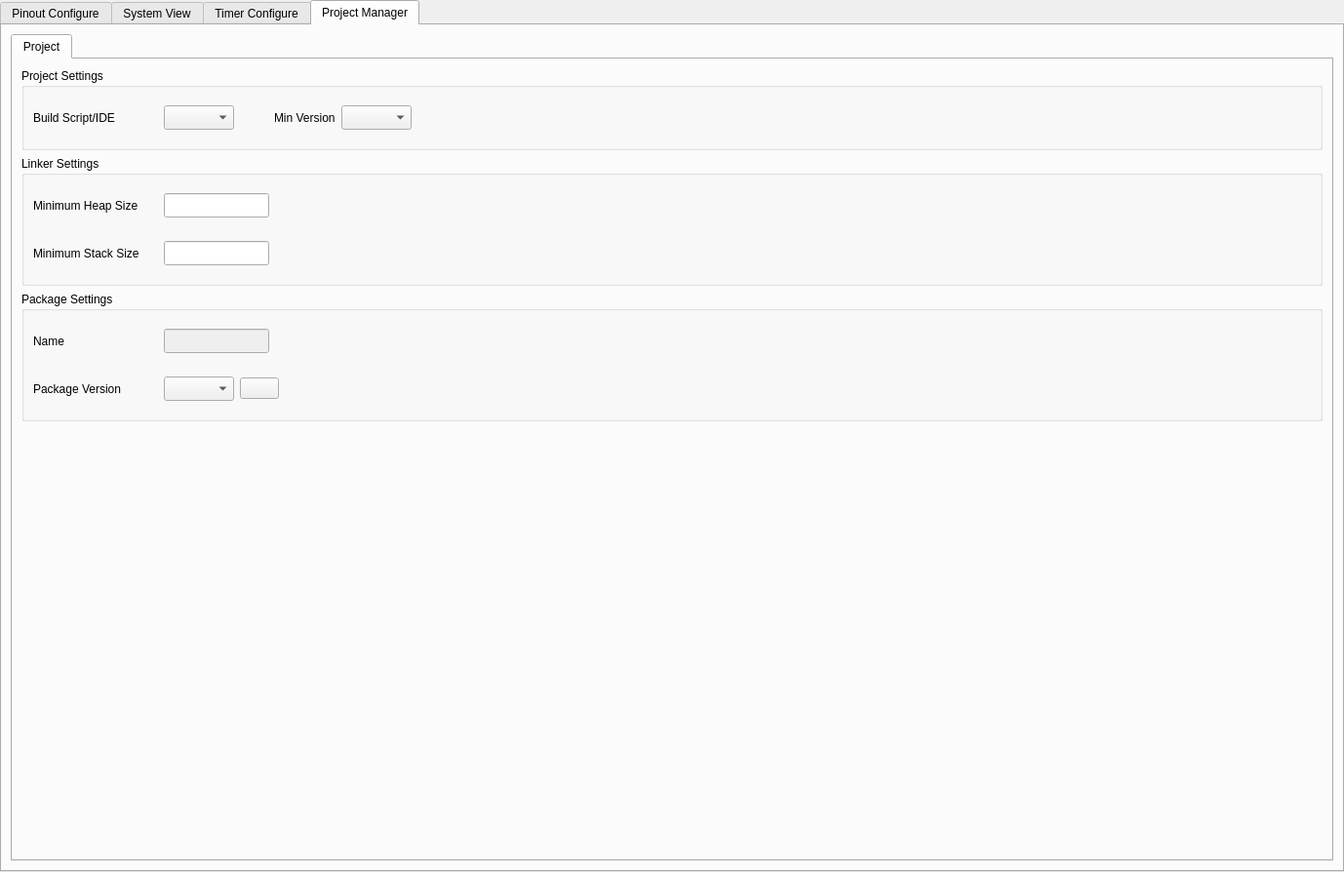
<?xml version="1.0" encoding="UTF-8"?>
<ui version="4.0">
 <class>viewConfigure</class>
 <widget class="QWidget" name="viewConfigure">
  <property name="geometry">
   <rect>
    <x>0</x>
    <y>0</y>
    <width>1378</width>
    <height>894</height>
   </rect>
  </property>
  <property name="windowTitle">
   <string notr="true">Form</string>
  </property>
  <layout class="QGridLayout" name="gridLayout">
   <property name="leftMargin">
    <number>0</number>
   </property>
   <property name="topMargin">
    <number>0</number>
   </property>
   <property name="rightMargin">
    <number>0</number>
   </property>
   <property name="bottomMargin">
    <number>0</number>
   </property>
   <property name="spacing">
    <number>0</number>
   </property>
   <item row="0" column="0">
    <widget class="QTabWidget" name="tabWidgetMain">
     <property name="sizePolicy">
      <sizepolicy hsizetype="Expanding" vsizetype="Minimum">
       <horstretch>0</horstretch>
       <verstretch>4</verstretch>
      </sizepolicy>
     </property>
     <property name="currentIndex">
      <number>3</number>
     </property>
     <widget class="QWidget" name="tabPinoutConfigure">
      <attribute name="title">
       <string>Pinout Configure</string>
      </attribute>
      <layout class="QGridLayout" name="gridLayout_8">
       <property name="leftMargin">
        <number>0</number>
       </property>
       <property name="topMargin">
        <number>0</number>
       </property>
       <property name="rightMargin">
        <number>0</number>
       </property>
       <property name="bottomMargin">
        <number>0</number>
       </property>
       <property name="spacing">
        <number>0</number>
       </property>
       <item row="0" column="0">
        <widget class="GraphicsViewPanZoom" name="graphicsView">
         <property name="sizePolicy">
          <sizepolicy hsizetype="Expanding" vsizetype="Expanding">
           <horstretch>2</horstretch>
           <verstretch>0</verstretch>
          </sizepolicy>
         </property>
         <property name="frameShape">
          <enum>QFrame::NoFrame</enum>
         </property>
        </widget>
       </item>
       <item row="1" column="0">
        <widget class="QWidget" name="widget" native="true">
         <layout class="QHBoxLayout" name="horizontalLayout">
          <property name="spacing">
           <number>20</number>
          </property>
          <item>
           <spacer name="horizontalSpacer_6">
            <property name="orientation">
             <enum>Qt::Horizontal</enum>
            </property>
            <property name="sizeHint" stdset="0">
             <size>
              <width>581</width>
              <height>20</height>
             </size>
            </property>
           </spacer>
          </item>
          <item>
           <widget class="QPushButton" name="pushButtonZoomIn">
            <property name="toolTip">
             <string>Zoom in</string>
            </property>
            <property name="text">
             <string/>
            </property>
            <property name="icon">
             <iconset resource="../resources/resources.qrc">
              <normaloff>:/icon/zoom-in-line.svg</normaloff>:/icon/zoom-in-line.svg</iconset>
            </property>
            <property name="iconSize">
             <size>
              <width>24</width>
              <height>24</height>
             </size>
            </property>
           </widget>
          </item>
          <item>
           <widget class="QPushButton" name="pushButtonZoomReset">
            <property name="toolTip">
             <string>Zoom reset</string>
            </property>
            <property name="text">
             <string/>
            </property>
            <property name="icon">
             <iconset resource="../resources/resources.qrc">
              <normaloff>:/icon/refresh-line.svg</normaloff>:/icon/refresh-line.svg</iconset>
            </property>
            <property name="iconSize">
             <size>
              <width>24</width>
              <height>24</height>
             </size>
            </property>
           </widget>
          </item>
          <item>
           <widget class="QPushButton" name="pushButtonZoomOut">
            <property name="toolTip">
             <string>Zoom out</string>
            </property>
            <property name="text">
             <string/>
            </property>
            <property name="icon">
             <iconset resource="../resources/resources.qrc">
              <normaloff>:/icon/zoom-out-line.svg</normaloff>:/icon/zoom-out-line.svg</iconset>
            </property>
            <property name="iconSize">
             <size>
              <width>24</width>
              <height>24</height>
             </size>
            </property>
           </widget>
          </item>
          <item>
           <spacer name="horizontalSpacer_7">
            <property name="orientation">
             <enum>Qt::Horizontal</enum>
            </property>
            <property name="sizeHint" stdset="0">
             <size>
              <width>581</width>
              <height>20</height>
             </size>
            </property>
           </spacer>
          </item>
         </layout>
        </widget>
       </item>
      </layout>
     </widget>
     <widget class="QWidget" name="tabSystemView">
      <attribute name="title">
       <string>System View</string>
      </attribute>
     </widget>
     <widget class="QWidget" name="tabTimerConfigure">
      <attribute name="title">
       <string>Timer Configure</string>
      </attribute>
     </widget>
     <widget class="QWidget" name="tabProjectConfigure">
      <attribute name="title">
       <string>Project Manager</string>
      </attribute>
      <layout class="QGridLayout" name="gridLayout_5" columnstretch="0">
       <item row="0" column="0">
        <widget class="QTabWidget" name="tabWidget">
         <property name="currentIndex">
          <number>0</number>
         </property>
         <widget class="QWidget" name="tab_1">
          <attribute name="title">
           <string>Project</string>
          </attribute>
          <layout class="QGridLayout" name="gridLayout_2">
           <property name="leftMargin">
            <number>0</number>
           </property>
           <property name="topMargin">
            <number>0</number>
           </property>
           <property name="rightMargin">
            <number>0</number>
           </property>
           <property name="bottomMargin">
            <number>0</number>
           </property>
           <item row="0" column="0">
            <widget class="QScrollArea" name="scrollArea">
             <property name="styleSheet">
              <string notr="true">QScrollArea{
background-color:transparent;
}</string>
             </property>
             <property name="frameShape">
              <enum>QFrame::NoFrame</enum>
             </property>
             <property name="widgetResizable">
              <bool>true</bool>
             </property>
             <widget class="QWidget" name="scrollAreaWidgetContents">
              <property name="geometry">
               <rect>
                <x>0</x>
                <y>0</y>
                <width>1352</width>
                <height>818</height>
               </rect>
              </property>
              <property name="styleSheet">
               <string notr="true">#scrollAreaWidgetContents
{
        background: transparent;
}</string>
              </property>
              <layout class="QVBoxLayout" name="verticalLayout">
               <item>
                <widget class="QGroupBox" name="groupBox">
                 <property name="title">
                  <string>Project Settings</string>
                 </property>
                 <layout class="QGridLayout" name="gridLayout_4" columnstretch="1,10">
                  <item row="0" column="0">
                   <widget class="QLabel" name="label">
                    <property name="text">
                     <string>Build Script/IDE</string>
                    </property>
                   </widget>
                  </item>
                  <item row="0" column="1">
                   <widget class="QWidget" name="widget_2" native="true">
                    <layout class="QGridLayout" name="gridLayout_3">
                     <item row="0" column="2">
                      <spacer name="horizontalSpacer">
                       <property name="orientation">
                        <enum>Qt::Horizontal</enum>
                       </property>
                       <property name="sizeHint" stdset="0">
                        <size>
                         <width>1086</width>
                         <height>20</height>
                        </size>
                       </property>
                      </spacer>
                     </item>
                     <item row="0" column="0">
                      <widget class="QComboBox" name="comboBoxBuildScriptIde">
                       <property name="sizePolicy">
                        <sizepolicy hsizetype="Fixed" vsizetype="Fixed">
                         <horstretch>0</horstretch>
                         <verstretch>0</verstretch>
                        </sizepolicy>
                       </property>
                       <property name="font">
                        <font>
                         <family>JetBrains Mono</family>
                         <pointsize>9</pointsize>
                        </font>
                       </property>
                      </widget>
                     </item>
                     <item row="0" column="1">
                      <widget class="QWidget" name="widgetBoxBuildScriptIdeMinVersion" native="true">
                       <layout class="QHBoxLayout" name="horizontalLayout_2">
                        <property name="leftMargin">
                         <number>35</number>
                        </property>
                        <property name="topMargin">
                         <number>0</number>
                        </property>
                        <property name="rightMargin">
                         <number>0</number>
                        </property>
                        <property name="bottomMargin">
                         <number>0</number>
                        </property>
                        <item>
                         <widget class="QLabel" name="label_6">
                          <property name="text">
                           <string>Min Version</string>
                          </property>
                         </widget>
                        </item>
                        <item>
                         <widget class="QComboBox" name="comboBoxBuildScriptIdeMinVersion">
                          <property name="font">
                           <font>
                            <family>JetBrains Mono</family>
                            <pointsize>9</pointsize>
                           </font>
                          </property>
                         </widget>
                        </item>
                       </layout>
                      </widget>
                     </item>
                    </layout>
                   </widget>
                  </item>
                 </layout>
                </widget>
               </item>
               <item>
                <widget class="QGroupBox" name="groupBox_2">
                 <property name="title">
                  <string>Linker Settings</string>
                 </property>
                 <layout class="QGridLayout" name="gridLayout_6" columnstretch="1,10">
                  <item row="1" column="0">
                   <widget class="QLabel" name="label_3">
                    <property name="text">
                     <string>Minimum Stack Size</string>
                    </property>
                   </widget>
                  </item>
                  <item row="1" column="1">
                   <widget class="QWidget" name="widget_3" native="true">
                    <layout class="QGridLayout" name="gridLayout_9">
                     <item row="0" column="0">
                      <widget class="QLineEdit" name="lineEditMinimumStackSize">
                       <property name="sizePolicy">
                        <sizepolicy hsizetype="Minimum" vsizetype="Fixed">
                         <horstretch>0</horstretch>
                         <verstretch>0</verstretch>
                        </sizepolicy>
                       </property>
                       <property name="font">
                        <font>
                         <family>JetBrains Mono</family>
                         <pointsize>9</pointsize>
                        </font>
                       </property>
                      </widget>
                     </item>
                     <item row="0" column="1">
                      <spacer name="horizontalSpacer_3">
                       <property name="orientation">
                        <enum>Qt::Horizontal</enum>
                       </property>
                       <property name="sizeHint" stdset="0">
                        <size>
                         <width>40</width>
                         <height>20</height>
                        </size>
                       </property>
                      </spacer>
                     </item>
                    </layout>
                   </widget>
                  </item>
                  <item row="0" column="0">
                   <widget class="QLabel" name="label_2">
                    <property name="text">
                     <string>Minimum Heap Size</string>
                    </property>
                   </widget>
                  </item>
                  <item row="0" column="1">
                   <widget class="QWidget" name="widget_4" native="true">
                    <layout class="QGridLayout" name="gridLayout_7">
                     <item row="0" column="0">
                      <widget class="QLineEdit" name="lineEditMinimumHeapSize">
                       <property name="sizePolicy">
                        <sizepolicy hsizetype="Minimum" vsizetype="Fixed">
                         <horstretch>0</horstretch>
                         <verstretch>0</verstretch>
                        </sizepolicy>
                       </property>
                       <property name="font">
                        <font>
                         <family>JetBrains Mono</family>
                         <pointsize>9</pointsize>
                        </font>
                       </property>
                      </widget>
                     </item>
                     <item row="0" column="1">
                      <spacer name="horizontalSpacer_2">
                       <property name="orientation">
                        <enum>Qt::Horizontal</enum>
                       </property>
                       <property name="sizeHint" stdset="0">
                        <size>
                         <width>40</width>
                         <height>20</height>
                        </size>
                       </property>
                      </spacer>
                     </item>
                    </layout>
                   </widget>
                  </item>
                 </layout>
                </widget>
               </item>
               <item>
                <widget class="QGroupBox" name="groupBox_3">
                 <property name="title">
                  <string>Package Settings</string>
                 </property>
                 <layout class="QGridLayout" name="gridLayout_11" columnstretch="1,10">
                  <item row="0" column="1">
                   <widget class="QWidget" name="widget_5" native="true">
                    <layout class="QGridLayout" name="gridLayout_10">
                     <item row="0" column="0">
                      <widget class="QLineEdit" name="lineEditPackageName">
                       <property name="enabled">
                        <bool>false</bool>
                       </property>
                       <property name="sizePolicy">
                        <sizepolicy hsizetype="Minimum" vsizetype="Fixed">
                         <horstretch>0</horstretch>
                         <verstretch>0</verstretch>
                        </sizepolicy>
                       </property>
                       <property name="font">
                        <font>
                         <family>JetBrains Mono</family>
                         <pointsize>9</pointsize>
                        </font>
                       </property>
                       <property name="readOnly">
                        <bool>true</bool>
                       </property>
                      </widget>
                     </item>
                     <item row="0" column="1">
                      <spacer name="horizontalSpacer_4">
                       <property name="orientation">
                        <enum>Qt::Horizontal</enum>
                       </property>
                       <property name="sizeHint" stdset="0">
                        <size>
                         <width>40</width>
                         <height>20</height>
                        </size>
                       </property>
                      </spacer>
                     </item>
                    </layout>
                   </widget>
                  </item>
                  <item row="0" column="0">
                   <widget class="QLabel" name="label_4">
                    <property name="text">
                     <string>Name</string>
                    </property>
                   </widget>
                  </item>
                  <item row="1" column="0">
                   <widget class="QLabel" name="label_5">
                    <property name="text">
                     <string>Package Version</string>
                    </property>
                   </widget>
                  </item>
                  <item row="1" column="1">
                   <widget class="QWidget" name="widget_6" native="true">
                    <layout class="QGridLayout" name="gridLayout_12">
                     <item row="0" column="2">
                      <spacer name="horizontalSpacer_5">
                       <property name="orientation">
                        <enum>Qt::Horizontal</enum>
                       </property>
                       <property name="sizeHint" stdset="0">
                        <size>
                         <width>40</width>
                         <height>20</height>
                        </size>
                       </property>
                      </spacer>
                     </item>
                     <item row="0" column="0">
                      <widget class="QComboBox" name="comboBoxPackageVersion">
                       <property name="sizePolicy">
                        <sizepolicy hsizetype="Fixed" vsizetype="Fixed">
                         <horstretch>0</horstretch>
                         <verstretch>0</verstretch>
                        </sizepolicy>
                       </property>
                       <property name="font">
                        <font>
                         <family>JetBrains Mono</family>
                         <pointsize>9</pointsize>
                        </font>
                       </property>
                      </widget>
                     </item>
                     <item row="0" column="1">
                      <widget class="QPushButton" name="pushButtonPackageManager">
                       <property name="text">
                        <string/>
                       </property>
                       <property name="icon">
                        <iconset resource="../resources/resources.qrc">
                         <normaloff>:/icon/more-fill.svg</normaloff>:/icon/more-fill.svg</iconset>
                       </property>
                      </widget>
                     </item>
                    </layout>
                   </widget>
                  </item>
                 </layout>
                </widget>
               </item>
               <item>
                <spacer name="verticalSpacer">
                 <property name="orientation">
                  <enum>Qt::Vertical</enum>
                 </property>
                 <property name="sizeHint" stdset="0">
                  <size>
                   <width>20</width>
                   <height>40</height>
                  </size>
                 </property>
                </spacer>
               </item>
              </layout>
             </widget>
            </widget>
           </item>
          </layout>
         </widget>
        </widget>
       </item>
      </layout>
     </widget>
    </widget>
   </item>
  </layout>
 </widget>
 <customwidgets>
  <customwidget>
   <class>GraphicsViewPanZoom</class>
   <extends>QGraphicsView</extends>
   <header>GraphicsViewPanZoom.h</header>
  </customwidget>
 </customwidgets>
 <resources>
  <include location="../resources/resources.qrc"/>
 </resources>
 <connections/>
</ui>
